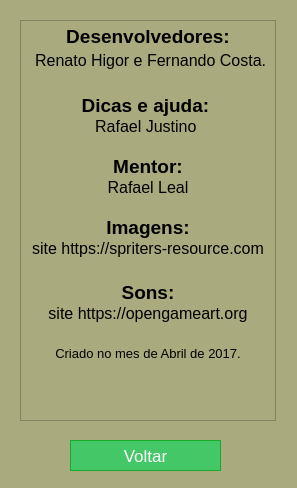
<?xml version="1.0" encoding="UTF-8"?>
<ui version="4.0">
 <class>Creditos</class>
 <widget class="QDialog" name="Creditos">
  <property name="geometry">
   <rect>
    <x>0</x>
    <y>0</y>
    <width>297</width>
    <height>488</height>
   </rect>
  </property>
  <property name="windowTitle">
   <string>Dialog</string>
  </property>
  <property name="styleSheet">
   <string notr="true">background-color: rgb(170, 170, 127);</string>
  </property>
  <widget class="QTextBrowser" name="textBrowser">
   <property name="geometry">
    <rect>
     <x>20</x>
     <y>20</y>
     <width>256</width>
     <height>401</height>
    </rect>
   </property>
   <property name="html">
    <string>&lt;!DOCTYPE HTML PUBLIC &quot;-//W3C//DTD HTML 4.0//EN&quot; &quot;http://www.w3.org/TR/REC-html40/strict.dtd&quot;&gt;
&lt;html&gt;&lt;head&gt;&lt;meta name=&quot;qrichtext&quot; content=&quot;1&quot; /&gt;&lt;style type=&quot;text/css&quot;&gt;
p, li { white-space: pre-wrap; }
&lt;/style&gt;&lt;/head&gt;&lt;body style=&quot; font-family:'MS Shell Dlg 2'; font-size:8.25pt; font-weight:400; font-style:normal;&quot;&gt;
&lt;p align=&quot;center&quot; style=&quot; margin-top:0px; margin-bottom:0px; margin-left:0px; margin-right:0px; -qt-block-indent:0; text-indent:0px;&quot;&gt;&lt;span style=&quot; font-size:14pt; font-weight:600;&quot;&gt;Desenvolvedores:&lt;/span&gt;&lt;/p&gt;
&lt;p align=&quot;center&quot; style=&quot; margin-top:0px; margin-bottom:0px; margin-left:0px; margin-right:0px; -qt-block-indent:0; text-indent:0px;&quot;&gt;&lt;span style=&quot; font-size:14pt;&quot;&gt; &lt;/span&gt;&lt;span style=&quot; font-size:12pt;&quot;&gt;Renato Higor e Fernando Costa.&lt;/span&gt;&lt;/p&gt;
&lt;p align=&quot;center&quot; style=&quot;-qt-paragraph-type:empty; margin-top:0px; margin-bottom:0px; margin-left:0px; margin-right:0px; -qt-block-indent:0; text-indent:0px; font-size:14pt;&quot;&gt;&lt;br /&gt;&lt;/p&gt;
&lt;p align=&quot;center&quot; style=&quot; margin-top:0px; margin-bottom:0px; margin-left:0px; margin-right:0px; -qt-block-indent:0; text-indent:0px;&quot;&gt;&lt;span style=&quot; font-size:14pt; font-weight:600;&quot;&gt;Dicas e ajuda: &lt;/span&gt;&lt;/p&gt;
&lt;p align=&quot;center&quot; style=&quot; margin-top:0px; margin-bottom:0px; margin-left:0px; margin-right:0px; -qt-block-indent:0; text-indent:0px;&quot;&gt;&lt;span style=&quot; font-size:12pt;&quot;&gt;Rafael Justino &lt;/span&gt;&lt;/p&gt;
&lt;p align=&quot;center&quot; style=&quot;-qt-paragraph-type:empty; margin-top:0px; margin-bottom:0px; margin-left:0px; margin-right:0px; -qt-block-indent:0; text-indent:0px; font-size:12pt;&quot;&gt;&lt;br /&gt;&lt;/p&gt;
&lt;p align=&quot;center&quot; style=&quot; margin-top:0px; margin-bottom:0px; margin-left:0px; margin-right:0px; -qt-block-indent:0; text-indent:0px;&quot;&gt;&lt;span style=&quot; font-size:14pt; font-weight:600;&quot;&gt;Mentor:&lt;/span&gt;&lt;/p&gt;
&lt;p align=&quot;center&quot; style=&quot; margin-top:0px; margin-bottom:0px; margin-left:0px; margin-right:0px; -qt-block-indent:0; text-indent:0px;&quot;&gt;&lt;span style=&quot; font-size:12pt;&quot;&gt;Rafael Leal&lt;/span&gt;&lt;/p&gt;
&lt;p align=&quot;center&quot; style=&quot;-qt-paragraph-type:empty; margin-top:0px; margin-bottom:0px; margin-left:0px; margin-right:0px; -qt-block-indent:0; text-indent:0px; font-size:12pt;&quot;&gt;&lt;br /&gt;&lt;/p&gt;
&lt;p align=&quot;center&quot; style=&quot; margin-top:0px; margin-bottom:0px; margin-left:0px; margin-right:0px; -qt-block-indent:0; text-indent:0px;&quot;&gt;&lt;span style=&quot; font-size:14pt; font-weight:600;&quot;&gt;Imagens:&lt;/span&gt;&lt;/p&gt;
&lt;p align=&quot;center&quot; style=&quot; margin-top:0px; margin-bottom:0px; margin-left:0px; margin-right:0px; -qt-block-indent:0; text-indent:0px;&quot;&gt;&lt;span style=&quot; font-size:12pt;&quot;&gt;site https://spriters-resource.com&lt;/span&gt;&lt;/p&gt;
&lt;p align=&quot;center&quot; style=&quot;-qt-paragraph-type:empty; margin-top:0px; margin-bottom:0px; margin-left:0px; margin-right:0px; -qt-block-indent:0; text-indent:0px; font-size:14pt;&quot;&gt;&lt;br /&gt;&lt;/p&gt;
&lt;p align=&quot;center&quot; style=&quot; margin-top:0px; margin-bottom:0px; margin-left:0px; margin-right:0px; -qt-block-indent:0; text-indent:0px;&quot;&gt;&lt;span style=&quot; font-size:14pt; font-weight:600;&quot;&gt;Sons:&lt;/span&gt;&lt;/p&gt;
&lt;p align=&quot;center&quot; style=&quot; margin-top:0px; margin-bottom:0px; margin-left:0px; margin-right:0px; -qt-block-indent:0; text-indent:0px;&quot;&gt;&lt;span style=&quot; font-size:12pt;&quot;&gt;site https://opengameart.org&lt;/span&gt;&lt;/p&gt;
&lt;p align=&quot;center&quot; style=&quot;-qt-paragraph-type:empty; margin-top:0px; margin-bottom:0px; margin-left:0px; margin-right:0px; -qt-block-indent:0; text-indent:0px; font-size:14pt; font-weight:600;&quot;&gt;&lt;br /&gt;&lt;/p&gt;
&lt;p align=&quot;center&quot; style=&quot; margin-top:0px; margin-bottom:0px; margin-left:0px; margin-right:0px; -qt-block-indent:0; text-indent:0px;&quot;&gt;&lt;span style=&quot; font-size:10pt;&quot;&gt;Criado no mes de Abril de 2017.&lt;/span&gt;&lt;/p&gt;
&lt;p align=&quot;center&quot; style=&quot;-qt-paragraph-type:empty; margin-top:0px; margin-bottom:0px; margin-left:0px; margin-right:0px; -qt-block-indent:0; text-indent:0px; font-size:9pt; font-weight:600;&quot;&gt;&lt;br /&gt;&lt;/p&gt;
&lt;p align=&quot;center&quot; style=&quot;-qt-paragraph-type:empty; margin-top:0px; margin-bottom:0px; margin-left:0px; margin-right:0px; -qt-block-indent:0; text-indent:0px;&quot;&gt;&lt;br /&gt;&lt;/p&gt;&lt;/body&gt;&lt;/html&gt;</string>
   </property>
  </widget>
  <widget class="QPushButton" name="pushButton">
   <property name="geometry">
    <rect>
     <x>70</x>
     <y>440</y>
     <width>151</width>
     <height>31</height>
    </rect>
   </property>
   <property name="styleSheet">
    <string notr="true">
	background-color:#44c767;
	-moz-border-radius:28px;
	-webkit-border-radius:28px;
	border-radius:28px;
	border:1px solid #18ab29;
	display:inline-block;
	cursor:pointer;
	color:#ffffff;
	font-family:Arial;
	font-size:17px;
	padding:7px 40px;
	text-decoration:none;
	text-shadow:0px 1px 0px #2f6627;
</string>
   </property>
   <property name="text">
    <string>Voltar</string>
   </property>
  </widget>
 </widget>
 <resources/>
 <connections/>
</ui>
